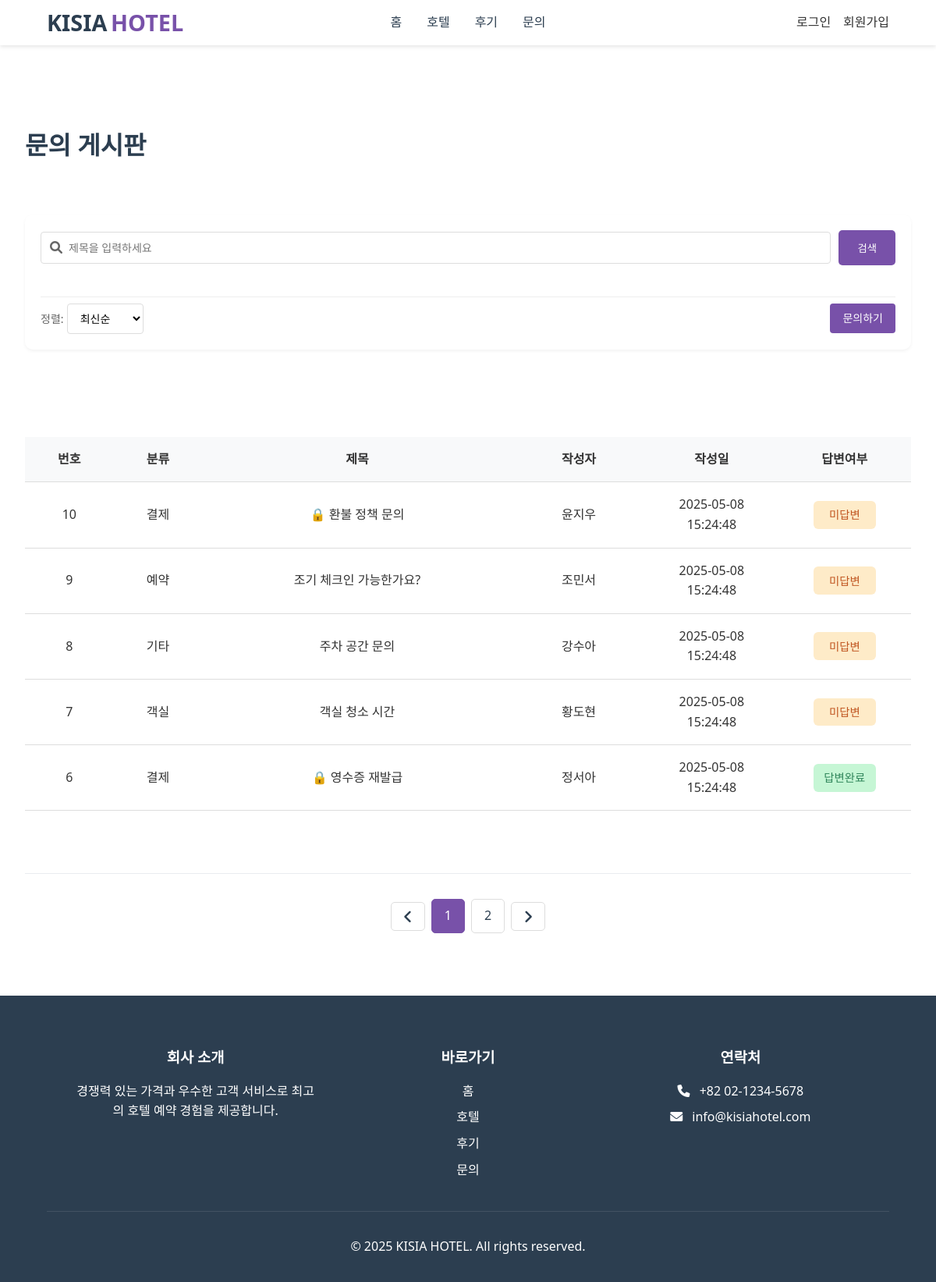
/inquiry/inquiry.php, run on the app's committed database.
### tables this page shows
CREATE TABLE inquiries (
    inquiry_id INT PRIMARY KEY AUTO_INCREMENT,
    user_id INT,
    category ENUM('reservation', 'payment', 'room', 'other') NOT NULL,
    title VARCHAR(100) NOT NULL,
    content TEXT NOT NULL,
    is_secret TINYINT(1) DEFAULT 0,
    created_at DATETIME DEFAULT CURRENT_TIMESTAMP,
    updated_at DATETIME DEFAULT CURRENT_TIMESTAMP ON UPDATE CURRENT_TIMESTAMP,
    FOREIGN KEY (user_id) REFERENCES users(user_id) ON DELETE CASCADE
);

CREATE TABLE users (
    user_id INT PRIMARY KEY AUTO_INCREMENT,
    username VARCHAR(50) NOT NULL,
    real_id VARCHAR(50) NOT NULL,
    password VARCHAR(255) NOT NULL,
    email VARCHAR(100) NOT NULL UNIQUE,
    phone VARCHAR(20),
    created_at DATETIME DEFAULT CURRENT_TIMESTAMP,
    is_admin BOOLEAN DEFAULT FALSE,
    terms BOOLEAN DEFAULT FALSE,
    marketing BOOLEAN DEFAULT FALSE,
    profile_image VARCHAR(255) DEFAULT '/image/default_profile.jpg',
    point INT
);

### src/action/inquiry_action.php (called while the page is built, shortened)
<?php
include_once __DIR__ . '/../includes/db_connection.php';
$limit = 5;
$page = isset($_GET['page']) ? intval($_GET['page']) : 1;
$offset = ($page - 1) * $limit;
$keyword = $_GET['keyword'] ?? '';
$sort = $_GET['sort'] ?? 'recent';
$order_by = ($sort === 'old') ? 'ASC' : 'DESC';
if ($keyword !== '') {
    $sql = "
        SELECT i.inquiry_id, i.category, i.title, i.created_at, i.is_secret, u.username
        FROM inquiries i
        JOIN users u ON i.user_id = u.user_id
        WHERE i.title LIKE '%$keyword%'
        ORDER BY i.inquiry_id $order_by
    ";
    $result = mysqli_query($conn, $sql);
    $total_inquiries = mysqli_num_rows($result);
    $total_pages = 1;
    $page = 1;
} else {
    $sql = "
        SELECT i.inquiry_id, i.category, i.title, i.created_at, i.is_secret, u.username
        FROM inquiries i
        JOIN users u ON i.user_id = u.user_id
        ORDER BY i.inquiry_id $order_by
        LIMIT $limit OFFSET $offset
    ";
    $result = mysqli_query($conn, $sql);
}

### src/inquiry/inquiry.php (the view, shortened to what this page needs)
<?php
include_once __DIR__ . '/../includes/header.php';
include_once __DIR__ . '/../action/inquiry_action.php';
$inquiry_list = $GLOBALS['inquiry_list'] ?? [];
$page = $GLOBALS['page'] ?? 1;
?>
<main class="inquiry-board-container">
    <div class="inquiry-board-header">
        <h1 class="inquiry-board-title">문의 게시판</h1>
    </div>
    <div class="hotels-search-sort-container">
        <form class="hotels-search-box" method="get" action="inquiry.php">
            <div class="hotels-search-row">
                <div class="hotels-search-input">
                    <i class="fas fa-search"></i>
                    <input class="hotels-search-input-input" type="text" name="keyword" placeholder="제목을 입력하세요" required>
                </div>
                <button class="style-search-btn" type="submit">검색</button>
            </div>
        </form>
        <div class="controls-row">
            <form method="get" action="inquiry.php" class="sort-form">
                <span class="sort-label">정렬:</span>
                <select name="sort" class="sort-select" onchange="this.form.submit()">
                    <option value="recent" <?= ($_GET['sort'] ?? '') === 'recent' ? 'selected' : '' ?>>최신순</option>
                </select>
            </form>
            <a href="inquiry-write.php" class="write-btn">문의하기</a>
        </div>
    </div>
    <table class="inquiry-board-table">
        <thead>
            <tr>
                <th style="width: 10%">번호</th>
                <th style="width: 10%">분류</th>
                <th style="width: 35%">제목</th>
                <th style="width: 15%">작성자</th>
                <th style="width: 15%">작성일</th>
                <th style="width: 15%">답변여부</th>
            </tr>
        </thead>
        <tbody>
            <?php
                $total_inquiries = $GLOBALS['totalInquiries'] ?? 0;
                $display_num = $total_inquiries - ($page - 1) * $limit;
                foreach ($inquiry_list as $inquiry): ?>
                <tr>
                    <td><?= $display_num-- ?></td>
                    <td><?= $inquiry['category'] ?></td>
                    <td>
                        <?php if ($inquiry['is_secret']): ?>
                            <span class="lock-icon">🔒</span>
                        <?php endif; ?>
                        <a href="inquiry_detail.php?inquiry_id=<?= $inquiry['inquiry_id'] ?>">
                            <?= $inquiry['title'] ?>
                        </a>
                    </td>
                    <td><?= $inquiry['username'] ?></td>
                    <td><?= $inquiry['created_at'] ?></td>
                    <td>
                        <?php if ($inquiry['response']): ?>
                            <span class="status-complete">답변완료</span>
                        <?php else: ?>
                            <span class="status-pending">미답변</span>
                        <?php endif; ?>
                    </td>
                </tr>
            <?php endforeach; ?>
        </tbody>
    </table>
    <?php
    include_once __DIR__ . '/../includes/pagination.php';
    pagination($total_inquiries, $limit);
    ?>
</main>
<?php include_once __DIR__ . '/../includes/footer.php'; ?>

### src/includes/header.php (shortened to what this page needs)
<?php
include_once __DIR__ . '/../includes/pagination.php';
?>
<!DOCTYPE html>
<html lang="ko">
<head>
    <link rel="stylesheet" href="../style/styles.css">
    <link rel="stylesheet" href="../style/login.css">
    <link rel="stylesheet" href="../style/mypage.css">
    <link rel="stylesheet" href="../style/inquiry.css">
    <link rel="stylesheet" href="../style/review.css">
    <link rel="stylesheet" href="../style/event.css">
    <link rel="stylesheet" href="../style/event-timedeal.css">
    <link rel="stylesheet" href="../style/hotels.css">
    <link rel="stylesheet" href="../style/admin.css">
    <link rel="stylesheet" href="../style/payment.css">
    <link rel="stylesheet" href="../style/hotel-detail.css">
    <link rel="stylesheet" href="../style/hotel-add.css">
    <link rel="stylesheet" href="https://cdnjs.cloudflare.com/ajax/libs/font-awesome/6.0.0/css/all.min.css">
</head>
<body>
    <div class="style-header">
        <div class="style-nav">
            <a href="../index.php" class="style-logo">KISIA <span>HOTEL</span></a>
            <ul class="style-nav-links">
                <li><a href="../index.php">홈</a></li>
                <li><a href="../hotel/hotels.php">호텔</a></li>
                <li><a href="../review/review.php">후기</a></li>
                <li><a href="../inquiry/inquiry.php">문의</a></li>
            </ul>
            <div class="style-auth-buttons">
                <?php include __DIR__ . '/../action/auto_buttons.php'; ?>
            </div>
        </div>
    </div>
</body>
</html>

### src/action/auto_buttons.php (shortened to what this page needs)
<?php if(!isset($_SESSION['is_login'])): ?>
    <a href="../user/login.php" class="style-auth-btn">로그인</a>
    <a href="../user/signup.php" class="style-auth-btn">회원가입</a>
<?php endif; ?>

### src/includes/pagination.php (shortened to what this page needs)
    <?php
function pagination($total_items, $items_per_page) {
    $current_page = isset($_GET['page']) ? (int)$_GET['page'] : 1;
    $current_page = max(1, $current_page);
    $total_pages = ceil($total_items / $items_per_page);
    $start_page = max(1, $current_page - 2);
    $end_page = min($total_pages, $start_page + 4);
    if ($end_page - $start_page < 4) {
        $start_page = max(1, $end_page - 4);
    }
    $params = $_GET;
    unset($params['page']);
    $query_string = http_build_query($params);
    $query_string = $query_string ? '&' . $query_string : '';
    ?>
    <div class="pagination">
        <a href="?page=<?= max(1, $current_page - 1) . $query_string ?>" class="arrow" aria-label="이전 페이지">
            <i class="fas fa-angle-left"></i>
        </a>
        <?php for ($i = $start_page; $i <= $end_page; $i++): ?>
            <a href="?page=<?= $i . $query_string ?>" class="<?= (int)$i === (int)$current_page ? 'active' : '' ?>">
                <?= $i ?>
            </a>
        <?php endfor; ?>
        <a href="?page=<?= min($total_pages, $current_page + 1) . $query_string ?>" class="arrow" aria-label="다음 페이지">
            <i class="fas fa-angle-right"></i>
        </a>
    </div>
    <?php
}
    ?>

### src/includes/footer.php
    <footer class="style-footer">
        <div class="style-footer-content">
            <div class="style-footer-section">
                <h3>회사 소개</h3>
                <p>경쟁력 있는 가격과 우수한 고객 서비스로 최고의 호텔 예약 경험을 제공합니다.</p>
            </div>
            <div class="style-footer-section">
                <h3>바로가기</h3>
                <ul>
                    <li><a href="../index.php">홈</a></li>
                    <li><a href="../hotel/hotels.php">호텔</a></li>
                    <li><a href="../review/review.php">후기</a></li>
                    <li><a href="../inquiry/inquiry.php">문의</a></li>
                </ul>
            </div>
            <div class="style-footer-section">
                <h3>연락처</h3>
                <p><i class="fas fa-phone"></i> +82 02-1234-5678</p>
                <p><i class="fas fa-envelope"></i> info@kisiahotel.com</p>
            </div>
        </div>
        <div class="style-footer-bottom">
            <p>&copy; 2025 KISIA HOTEL. All rights reserved.</p>
        </div>
    </footer>
</body>
</html>

### src/style/styles.css (style rules this page uses)
* { margin: 0; padding: 0; box-sizing: border-box; font-family: 'Segoe UI', Tahoma, Geneva, Verdana, sans-serif; }
body { line-height: 1.6; color: #333; }
a { text-decoration: none; color: inherit; }
.style-header { background-color: #fff; box-shadow: 0 2px 5px rgba(0, 0, 0, 0.1); position: fixed; width: 100%; top: 0; z-index: 1000; }
.style-nav { display: flex; justify-content: space-between; align-items: center; padding: 1rem 5%; max-width: 1400px; margin: 0 auto; position: relative; }
.style-logo { font-size: 1.8rem; font-weight: bold; color: #2c3e50; display: flex; align-items: center; gap: 0.3rem; position: absolute; left: 5%; }
.style-logo span { color: #7851A9; font-weight: 800; }
.style-nav-links { display: flex; list-style: none; gap: 2rem; margin: 0 auto; }
.style-nav-links li { white-space: nowrap; }
.style-nav-links a { text-decoration: none; color: #2c3e50; font-weight: 500; transition: color 0.3s; }
.style-auth-buttons { display: flex; gap: 1rem; position: absolute; right: 5%; }
.style-search-btn { background-color: #7851A9; color: white; border: none; padding: 0.8rem 1.5rem; border-radius: 5px; cursor: pointer; font-weight: 500; transition: background-color 0.3s; }
.style-footer { background-color: #2c3e50; color: white; padding: 4rem 5% 2rem; }
.style-footer-content { display: grid; grid-template-columns: repeat(auto-fit, minmax(250px, 1fr)); gap: 2rem; max-width: 1400px; margin: 0 auto; padding: 0 2rem; }
.style-footer-section { text-align: center; }
.style-footer-section h3 { margin-bottom: 1rem; color: white; }
.style-footer-section ul { list-style: none; padding: 0; }
.style-footer-section ul li { margin-bottom: 0.5rem; }
.style-footer-section a { color: white; text-decoration: none; transition: color 0.3s; }
.style-footer-section p { margin-bottom: 0.5rem; color: white; }
.style-footer-section i { margin-right: 0.5rem; color: white; }
.style-footer-bottom { text-align: center; margin-top: 2rem; padding-top: 2rem; border-top: 1px solid rgba(255, 255, 255, 0.1); color: white; }

### src/style/inquiry.css (style rules this page uses)
.inquiry-board-container { max-width: 1200px; margin: 0 auto; padding: 2rem; }
.inquiry-board-header { display: flex; justify-content: space-between; align-items: center; margin-bottom: 4rem; margin-top: 8rem; }
.inquiry-board-title { font-size: 2rem; color: #2c3e50; margin: 0; }
.inquiry-board-table { width: 100%; border-collapse: collapse; margin-bottom: 2rem; }
.inquiry-board-table th, .inquiry-board-table td { padding: 1rem; text-align: center; border-bottom: 1px solid #ddd; }
.inquiry-board-table th { background-color: #f8f9fa; font-weight: 600; }
.status-complete, .status-pending { display: inline-block; padding: 0.3rem 0.8rem; border-radius: 4px; font-size: 0.9rem; font-weight: 500; width: 80px; text-align: center; }
.status-complete { background-color: #e8f5e9; color: #2e7d32; }
.status-pending { background-color: #fff3e0; color: #ef6c00; }

### src/style/review.css (style rules this page uses)
.controls-row { display: flex; justify-content: space-between; align-items: center; padding-top: 8px; border-top: 1px solid #eee; margin-top: 2rem; }
.sort-label { color: #666; font-size: 14px; }
.sort-select { padding: 8px 12px; border: 1px solid #ddd; border-radius: 4px; font-size: 14px; background-color: white; cursor: pointer; }
.write-btn { display: inline-block; padding: 8px 16px; background-color: #7851A9; color: white; text-decoration: none; border-radius: 4px; font-size: 14px; transition: background-color 0.3s; }
.pagination { display: flex; justify-content: center; gap: 0.5rem; margin-top: 5rem; margin-bottom: 3rem; }
.pagination a { padding: 0.5rem 1rem; border: 1px solid #ddd; border-radius: 5px; text-decoration: none; color: #2c3e50; display: flex; align-items: center; font-size: 1rem; }
.pagination a.active { background-color: #7851A9; color: white; border-color: #7851A9; }
.pagination a.arrow { font-size: 1.2rem; padding: 0.5rem 1rem; }

### src/style/event.css (style rules this page uses)
.pagination { margin-top: 5rem; margin-bottom: 3rem; padding-top: 2rem; border-top: 1px solid #e9ecef; display: flex; justify-content: center; align-items: center; gap: 0.5rem; }

### src/style/admin.css (style rules this page uses)
.status-complete { background: #c6f6d5; color: #2f855a; padding: 0.4rem 0.8rem; border-radius: 6px; font-size: 0.9rem; font-weight: 500; }
.status-pending { background: #feebc8; color: #c05621; padding: 0.4rem 0.8rem; border-radius: 6px; font-size: 0.9rem; font-weight: 500; }

### data on the page
inquiries: category "결제", title "환불 정책 문의", user.username "윤지우", created_at "2025-05-08 15:24:48", shows "미답변"
inquiries: category "예약", title "조기 체크인 가능한가요?", user.username "조민서", created_at "2025-05-08 15:24:48", shows "미답변"
inquiries: category "기타", title "주차 공간 문의", user.username "강수아", created_at "2025-05-08 15:24:48", shows "미답변"
inquiries: category "객실", title "객실 청소 시간", user.username "황도현", created_at "2025-05-08 15:24:48", shows "미답변"
inquiries: category "결제", title "영수증 재발급", user.username "정서아", created_at "2025-05-08 15:24:48", shows "답변완료"
